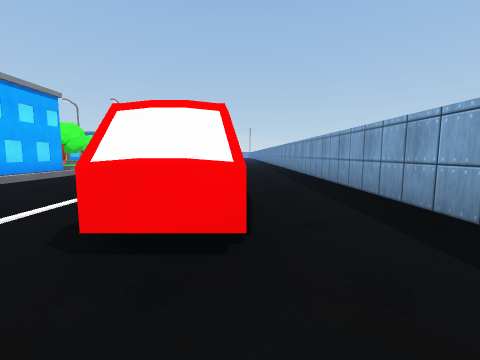
[1] (above)

24 first-person views from a walk through a 3-D level made in the Unity game engine. The camera is 1.2 m above the floor, tilts 6° down and sees 90° across. The floor is counted in squares, 2 m on a side. Each view is taken from the middle of a square. On the plan, view 1 faces up. The plan holds only what a view shows up to about 9 squares ahead; the rest is blank. The place goes on beyond the plan. The player character is not drawn. Some animated figures are left out. Surface patterns are stand-ins for the level's own textures.

[2]
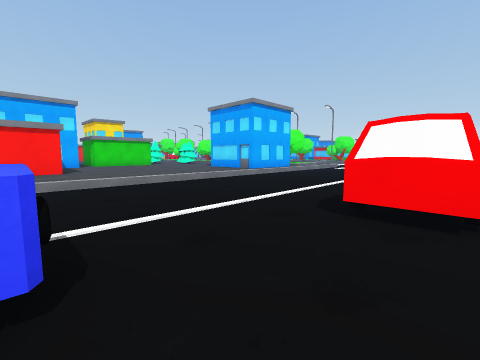

[3]
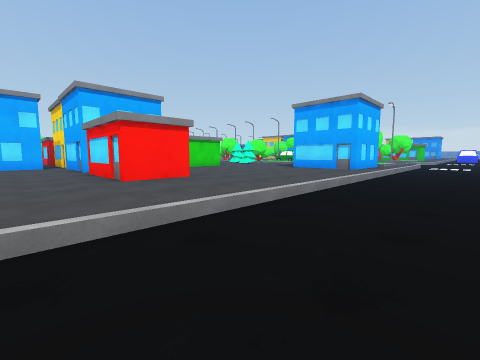

[4]
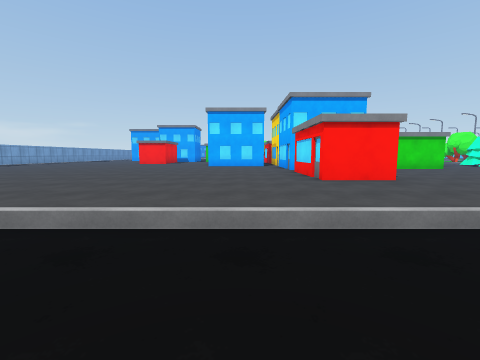

[5]
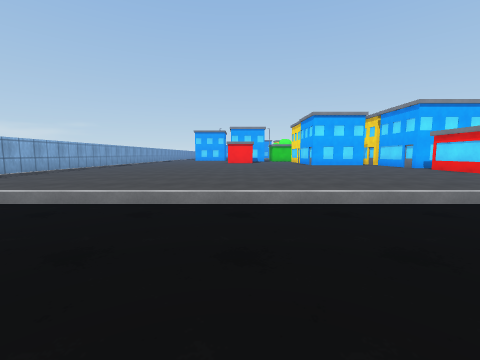

[6]
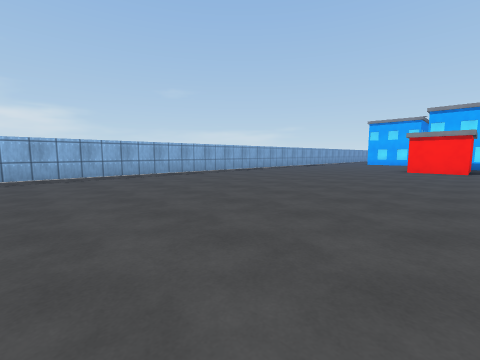

[7]
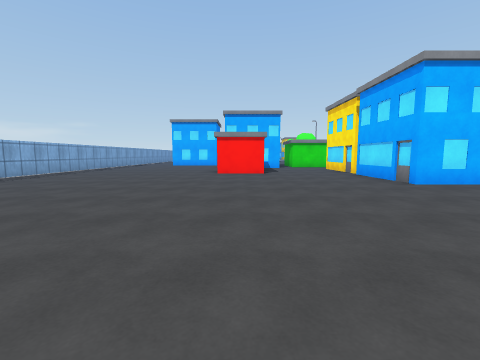

[8]
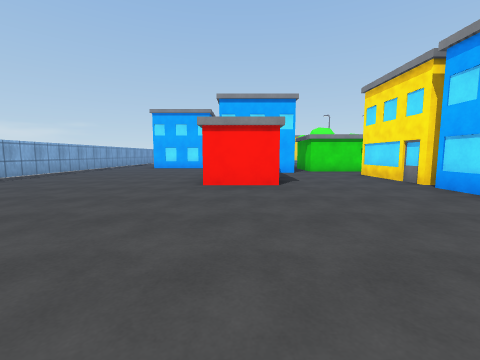

[9]
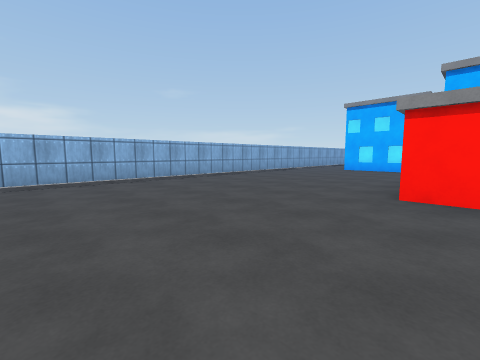

[10]
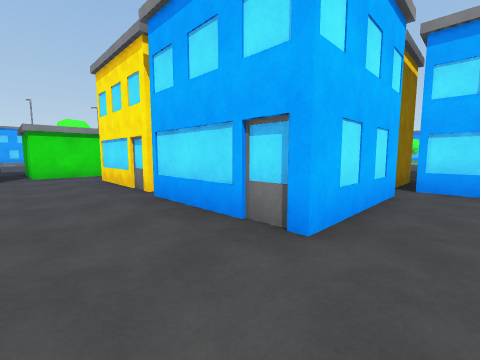

[11]
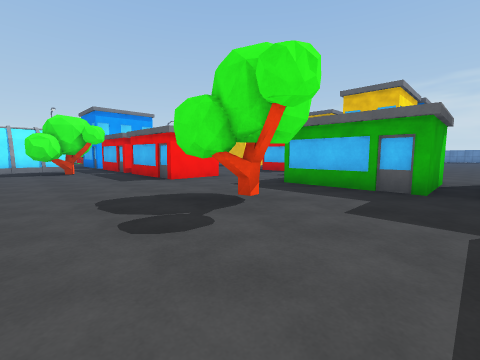

[12]
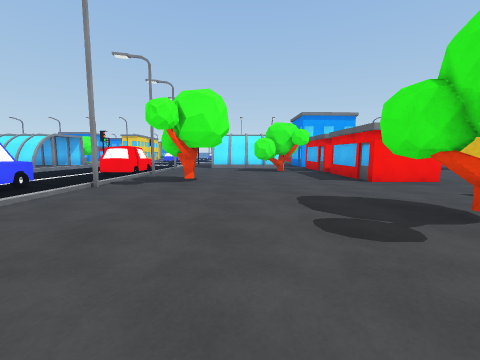

[13]
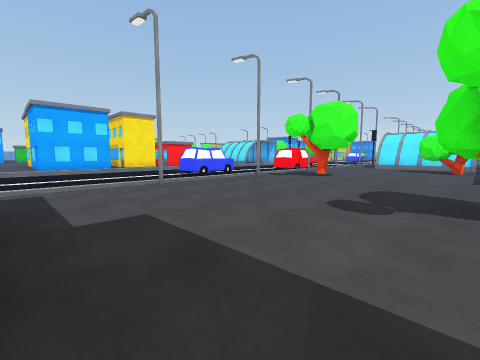

[14]
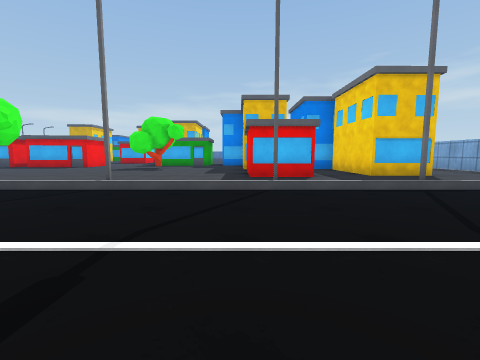

[15]
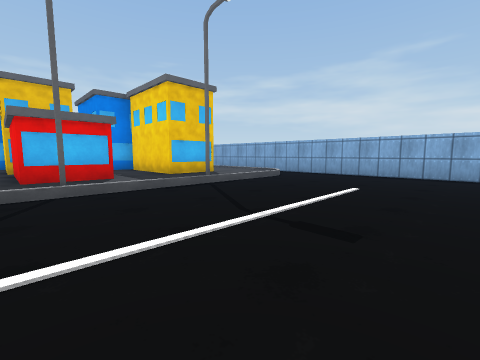

[16]
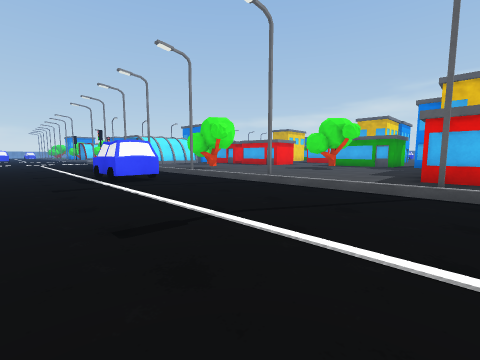

[17]
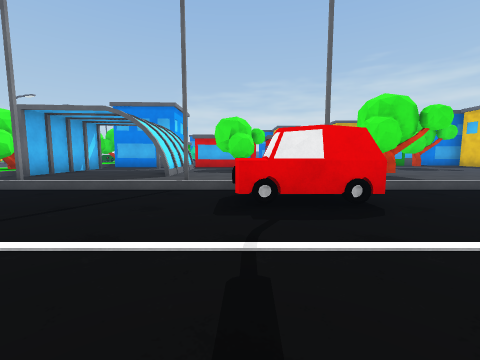

[18]
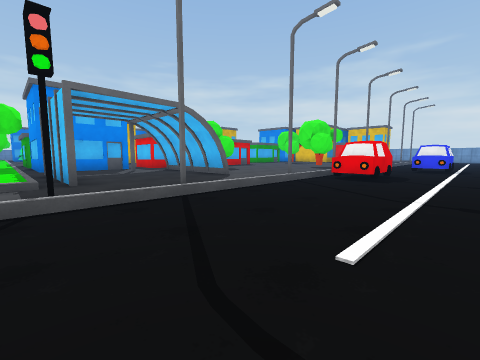

[19]
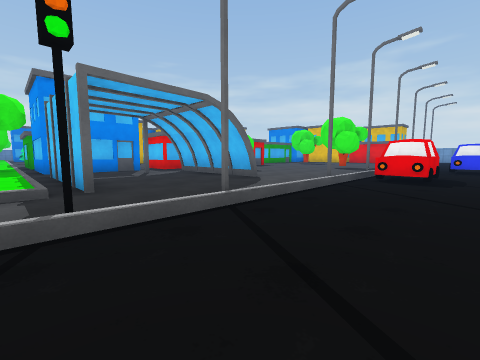

[20]
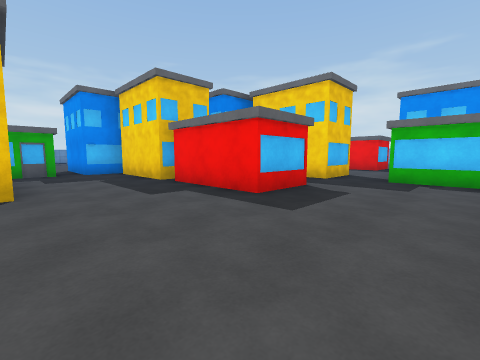

[21]
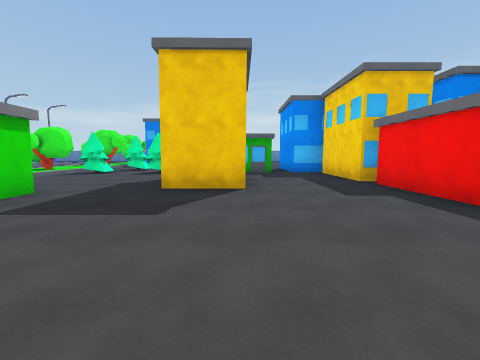

[22]
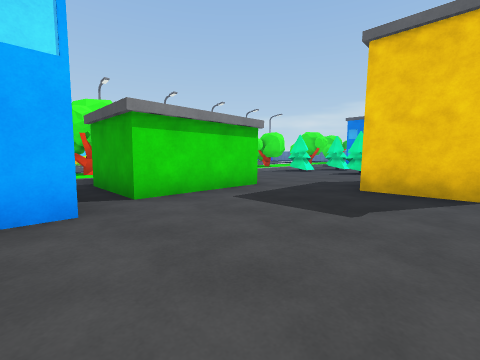

[23]
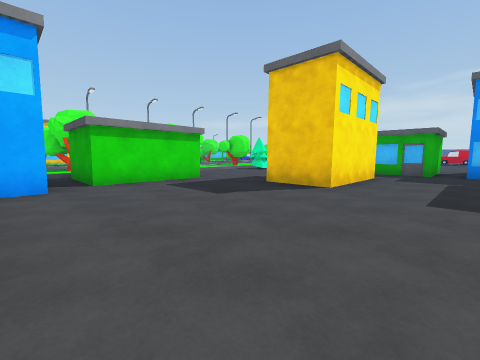

[24]
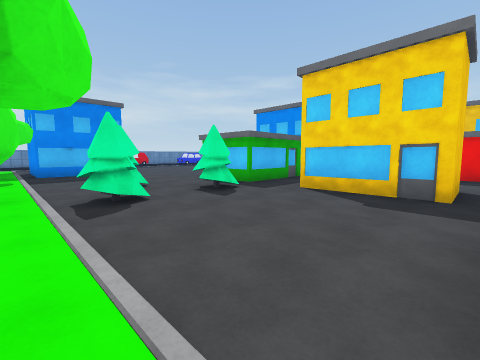

### Floor plan
Key: @ floor where view 1 was taken; # wall or solid block; . main floor; : floor 0.25 m higher than the main floor; - floor 0.25 m lower than the main floor; / step, stairs or slope; B building; C car; T tree; O other object.
Columns run from 35 left of view 1 to 2 right of it. Each row starts with its distance up from view 1.
  9   ---/#TT::OO::T :T::T:: T:OO/ --   -#
  8   ---/.OOO.###.BB....T.....###/--  --#
  7   ---#.....B #.BB......T..B###/--  --#
  6   ---/.....###.......T...   ##/--  --#
  5   ---/.OOOO. .............  ../--- --#
  4  ----#.....BB.....##B.BB.. .../--- --#
  3  ---C/...TTBB.....##..BB....../---CC-#
  2  ---C/................BB....../---CC-#
  1  ----#.....BB.........##....../------
  0  ----/.T...BB...BBB##B #   B../----@
 -1  --C-/.#........BBBBB#B#.BBB../--CC-
 -2  --C-#...........    #......../--CC
 -3  ----/....T..BB.##   #......../--
 -4 /----/....T..BB.B##B##......../-
 -5 /----#.......BB.............../-
 -6 /----/......................../--
 -7 /----/.....  ###............../--
 -8  ----#.BBBB     BBB.........../---
 -9  ----/...      .............../--
-10  ----#....###................./--
-11  ----/.#    #................./
-12  ----/..    B.................
-13  ----/..      ...............
-14  ------
-15  ######  ##   ###############

Positions as (right, up) in squares from view 1, and headings:
1: (0, 0), facing up
2: (0, -1), facing up-left
3: (-3, -3), facing up-left
4: (-3, -3), facing left
5: (-2, -8), facing left
6: (-7, -7), facing down-left
7: (-9, -8), facing left
8: (-12, -8), facing left
9: (-13, -8), facing down-left
10: (-13, -6), facing up-left
11: (-27, -6), facing up-right
12: (-27, -6), facing up
13: (-25, -7), facing up-left
14: (-34, -7), facing right
15: (-34, -7), facing down-right
16: (-34, -8), facing up-right
17: (-34, 3), facing right
18: (-33, 9), facing down-right
19: (-32, 9), facing down-right
20: (-22, 3), facing down-right
21: (-22, 3), facing right
22: (-22, 3), facing up-right
23: (-22, 1), facing up-right
24: (-18, 9), facing down-right
